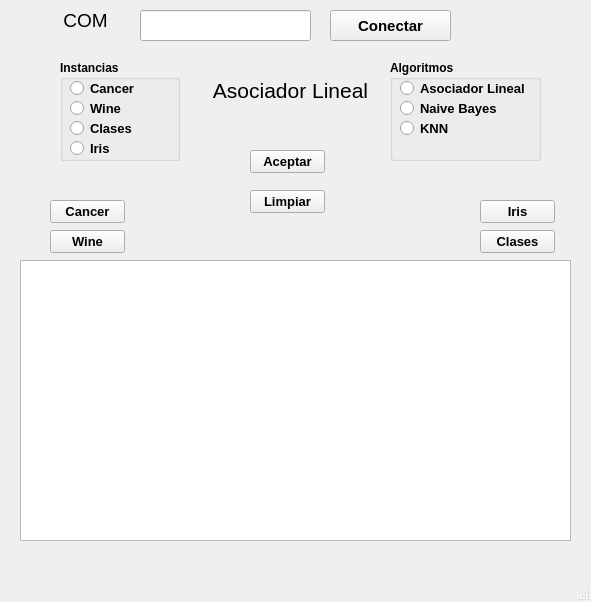
<?xml version="1.0" encoding="UTF-8"?>
<ui version="4.0">
 <class>MainWindow</class>
 <widget class="QMainWindow" name="MainWindow">
  <property name="geometry">
   <rect>
    <x>0</x>
    <y>0</y>
    <width>591</width>
    <height>602</height>
   </rect>
  </property>
  <property name="windowTitle">
   <string>MainWindow</string>
  </property>
  <widget class="QWidget" name="centralwidget">
   <widget class="QPushButton" name="btn_conectar">
    <property name="geometry">
     <rect>
      <x>330</x>
      <y>10</y>
      <width>121</width>
      <height>31</height>
     </rect>
    </property>
    <property name="font">
     <font>
      <pointsize>11</pointsize>
      <weight>75</weight>
      <bold>true</bold>
     </font>
    </property>
    <property name="text">
     <string>Conectar</string>
    </property>
   </widget>
   <widget class="QLineEdit" name="txt_com">
    <property name="geometry">
     <rect>
      <x>140</x>
      <y>10</y>
      <width>171</width>
      <height>31</height>
     </rect>
    </property>
   </widget>
   <widget class="QLabel" name="label">
    <property name="geometry">
     <rect>
      <x>60</x>
      <y>0</y>
      <width>51</width>
      <height>41</height>
     </rect>
    </property>
    <property name="font">
     <font>
      <pointsize>14</pointsize>
      <weight>50</weight>
      <bold>false</bold>
     </font>
    </property>
    <property name="text">
     <string>COM</string>
    </property>
    <property name="alignment">
     <set>Qt::AlignCenter</set>
    </property>
    <property name="wordWrap">
     <bool>false</bool>
    </property>
   </widget>
   <widget class="QPlainTextEdit" name="plainText">
    <property name="geometry">
     <rect>
      <x>20</x>
      <y>260</y>
      <width>551</width>
      <height>281</height>
     </rect>
    </property>
    <property name="readOnly">
     <bool>true</bool>
    </property>
    <property name="overwriteMode">
     <bool>false</bool>
    </property>
   </widget>
   <widget class="QLabel" name="lb_alg">
    <property name="geometry">
     <rect>
      <x>190</x>
      <y>70</y>
      <width>201</width>
      <height>41</height>
     </rect>
    </property>
    <property name="font">
     <font>
      <pointsize>16</pointsize>
     </font>
    </property>
    <property name="text">
     <string>Asociador Lineal</string>
    </property>
    <property name="alignment">
     <set>Qt::AlignCenter</set>
    </property>
   </widget>
   <widget class="QPushButton" name="btn_cancer">
    <property name="geometry">
     <rect>
      <x>50</x>
      <y>200</y>
      <width>75</width>
      <height>23</height>
     </rect>
    </property>
    <property name="font">
     <font>
      <pointsize>10</pointsize>
      <weight>75</weight>
      <bold>true</bold>
     </font>
    </property>
    <property name="text">
     <string>Cancer</string>
    </property>
   </widget>
   <widget class="QPushButton" name="btn_wine">
    <property name="geometry">
     <rect>
      <x>50</x>
      <y>230</y>
      <width>75</width>
      <height>23</height>
     </rect>
    </property>
    <property name="font">
     <font>
      <pointsize>10</pointsize>
      <weight>75</weight>
      <bold>true</bold>
     </font>
    </property>
    <property name="text">
     <string>Wine</string>
    </property>
   </widget>
   <widget class="QPushButton" name="btn_clases">
    <property name="geometry">
     <rect>
      <x>480</x>
      <y>230</y>
      <width>75</width>
      <height>23</height>
     </rect>
    </property>
    <property name="font">
     <font>
      <pointsize>10</pointsize>
      <weight>75</weight>
      <bold>true</bold>
     </font>
    </property>
    <property name="text">
     <string>Clases</string>
    </property>
   </widget>
   <widget class="QPushButton" name="btn_iris">
    <property name="geometry">
     <rect>
      <x>480</x>
      <y>200</y>
      <width>75</width>
      <height>23</height>
     </rect>
    </property>
    <property name="font">
     <font>
      <pointsize>10</pointsize>
      <weight>75</weight>
      <bold>true</bold>
     </font>
    </property>
    <property name="text">
     <string>Iris</string>
    </property>
   </widget>
   <widget class="QPushButton" name="btn_aceptar">
    <property name="geometry">
     <rect>
      <x>250</x>
      <y>150</y>
      <width>75</width>
      <height>23</height>
     </rect>
    </property>
    <property name="font">
     <font>
      <pointsize>10</pointsize>
      <weight>75</weight>
      <bold>true</bold>
     </font>
    </property>
    <property name="text">
     <string>Aceptar</string>
    </property>
   </widget>
   <widget class="QGroupBox" name="gb_algoritmo">
    <property name="geometry">
     <rect>
      <x>390</x>
      <y>60</y>
      <width>151</width>
      <height>101</height>
     </rect>
    </property>
    <property name="font">
     <font>
      <weight>75</weight>
      <bold>true</bold>
     </font>
    </property>
    <property name="title">
     <string>Algoritmos</string>
    </property>
    <widget class="QRadioButton" name="rb_AsoLin">
     <property name="geometry">
      <rect>
       <x>10</x>
       <y>20</y>
       <width>131</width>
       <height>17</height>
      </rect>
     </property>
     <property name="font">
      <font>
       <pointsize>10</pointsize>
       <weight>75</weight>
       <bold>true</bold>
      </font>
     </property>
     <property name="text">
      <string>Asociador Lineal</string>
     </property>
    </widget>
    <widget class="QRadioButton" name="rb_NaiBay">
     <property name="geometry">
      <rect>
       <x>10</x>
       <y>40</y>
       <width>101</width>
       <height>17</height>
      </rect>
     </property>
     <property name="font">
      <font>
       <pointsize>10</pointsize>
       <weight>75</weight>
       <bold>true</bold>
      </font>
     </property>
     <property name="text">
      <string>Naive Bayes</string>
     </property>
    </widget>
    <widget class="QRadioButton" name="rb_Knn">
     <property name="geometry">
      <rect>
       <x>10</x>
       <y>60</y>
       <width>82</width>
       <height>17</height>
      </rect>
     </property>
     <property name="font">
      <font>
       <pointsize>10</pointsize>
       <weight>75</weight>
       <bold>true</bold>
      </font>
     </property>
     <property name="text">
      <string>KNN</string>
     </property>
    </widget>
   </widget>
   <widget class="QGroupBox" name="gb_instancias">
    <property name="geometry">
     <rect>
      <x>60</x>
      <y>60</y>
      <width>120</width>
      <height>101</height>
     </rect>
    </property>
    <property name="font">
     <font>
      <weight>75</weight>
      <bold>true</bold>
     </font>
    </property>
    <property name="title">
     <string>Instancias</string>
    </property>
    <widget class="QRadioButton" name="rb_cancer">
     <property name="geometry">
      <rect>
       <x>10</x>
       <y>20</y>
       <width>82</width>
       <height>17</height>
      </rect>
     </property>
     <property name="font">
      <font>
       <pointsize>10</pointsize>
       <weight>75</weight>
       <bold>true</bold>
      </font>
     </property>
     <property name="text">
      <string>Cancer</string>
     </property>
    </widget>
    <widget class="QRadioButton" name="rb_wine">
     <property name="geometry">
      <rect>
       <x>10</x>
       <y>40</y>
       <width>82</width>
       <height>17</height>
      </rect>
     </property>
     <property name="font">
      <font>
       <pointsize>10</pointsize>
       <weight>75</weight>
       <bold>true</bold>
      </font>
     </property>
     <property name="text">
      <string>Wine</string>
     </property>
    </widget>
    <widget class="QRadioButton" name="rb_clases">
     <property name="geometry">
      <rect>
       <x>10</x>
       <y>60</y>
       <width>82</width>
       <height>17</height>
      </rect>
     </property>
     <property name="font">
      <font>
       <pointsize>10</pointsize>
       <weight>75</weight>
       <bold>true</bold>
      </font>
     </property>
     <property name="text">
      <string>Clases</string>
     </property>
    </widget>
    <widget class="QRadioButton" name="rb_iris">
     <property name="geometry">
      <rect>
       <x>10</x>
       <y>80</y>
       <width>82</width>
       <height>17</height>
      </rect>
     </property>
     <property name="font">
      <font>
       <pointsize>10</pointsize>
       <weight>75</weight>
       <bold>true</bold>
      </font>
     </property>
     <property name="text">
      <string>Iris</string>
     </property>
    </widget>
   </widget>
   <widget class="QPushButton" name="btn_clear">
    <property name="geometry">
     <rect>
      <x>250</x>
      <y>190</y>
      <width>75</width>
      <height>23</height>
     </rect>
    </property>
    <property name="font">
     <font>
      <pointsize>10</pointsize>
      <weight>75</weight>
      <bold>true</bold>
     </font>
    </property>
    <property name="text">
     <string>Limpiar</string>
    </property>
   </widget>
  </widget>
  <widget class="QMenuBar" name="menubar">
   <property name="geometry">
    <rect>
     <x>0</x>
     <y>0</y>
     <width>591</width>
     <height>21</height>
    </rect>
   </property>
  </widget>
  <widget class="QStatusBar" name="statusbar"/>
 </widget>
 <resources/>
 <connections/>
</ui>
